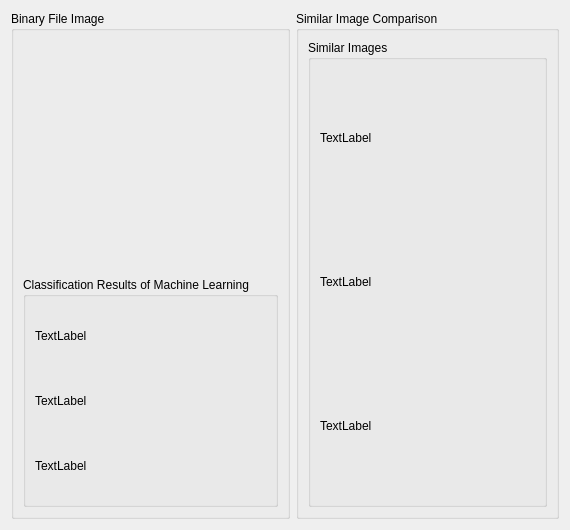
<?xml version="1.0" encoding="UTF-8"?>
<ui version="4.0">
 <class>Dialog</class>
 <widget class="QDialog" name="Dialog">
  <property name="geometry">
   <rect>
    <x>0</x>
    <y>0</y>
    <width>570</width>
    <height>530</height>
   </rect>
  </property>
  <property name="minimumSize">
   <size>
    <width>570</width>
    <height>530</height>
   </size>
  </property>
  <property name="maximumSize">
   <size>
    <width>570</width>
    <height>530</height>
   </size>
  </property>
  <property name="windowTitle">
<!--
   <string>二进制文件图像分类</string>
-->
   <string>Binary File Image Classification</string>
  </property>
  <layout class="QHBoxLayout" name="horizontalLayout">
   <item>
    <widget class="QGroupBox" name="groupBox">
     <property name="title">
<!--
      <string>二进文件制图像</string>
-->
      <string>Binary File Image</string>
     </property>
     <layout class="QVBoxLayout" name="verticalLayout_2">
      <item>
       <widget class="QLabel" name="LB_Malimg">
        <property name="maximumSize">
         <size>
          <width>253</width>
          <height>237</height>
         </size>
        </property>
        <property name="text">
         <string/>
        </property>
       </widget>
      </item>
      <item>
       <widget class="QGroupBox" name="groupBox_3">
        <property name="title">
<!--
         <string>机器学习分类结果</string>
-->
         <string>Classification Results of Machine Learning</string>
        </property>
        <layout class="QVBoxLayout" name="verticalLayout_3">
         <item>
          <widget class="QLabel" name="label">
           <property name="text">
            <string>TextLabel</string>
           </property>
          </widget>
         </item>
         <item>
          <widget class="QLabel" name="label_2">
           <property name="text">
            <string>TextLabel</string>
           </property>
          </widget>
         </item>
         <item>
          <widget class="QLabel" name="label_3">
           <property name="text">
            <string>TextLabel</string>
           </property>
          </widget>
         </item>
        </layout>
       </widget>
      </item>
     </layout>
    </widget>
   </item>
   <item>
    <widget class="QGroupBox" name="groupBox_2">
     <property name="title">
<!--
      <string>相似图像对比</string>
-->
      <string>Similar Image Comparison</string>
     </property>
     <layout class="QVBoxLayout" name="verticalLayout" stretch="3">
      <item>
       <widget class="QGroupBox" name="groupBox_4">
        <property name="maximumSize">
         <size>
          <width>253</width>
          <height>480</height>
         </size>
        </property>
        <property name="title">
<!--
         <string>相似的图像</string>
-->
         <string>Similar Images</string>
        </property>
        <layout class="QVBoxLayout" name="verticalLayout_4">
         <item>
          <widget class="QLabel" name="label_4">
           <property name="text">
            <string>TextLabel</string>
           </property>
          </widget>
         </item>
         <item>
          <widget class="QLabel" name="label_5">
           <property name="text">
            <string>TextLabel</string>
           </property>
          </widget>
         </item>
         <item>
          <widget class="QLabel" name="label_6">
           <property name="text">
            <string>TextLabel</string>
           </property>
          </widget>
         </item>
        </layout>
       </widget>
      </item>
     </layout>
    </widget>
   </item>
  </layout>
 </widget>
 <resources/>
 <connections/>
</ui>
